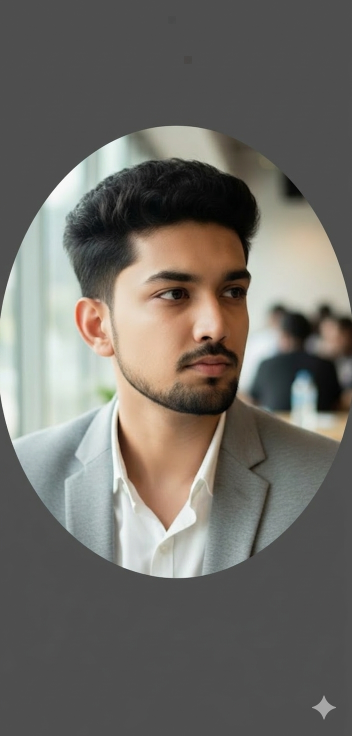
#> input picture assets/portrait_source.png, 704 x 1471 px (shown at 1/2 size)
$ python build_svgs.py
#> lines starting #> are read from the running program, lines starting #| are printed output that depends on the picture; after the words box and inside, x2 and y2 are one past the last pixel; in counts of white or black regions, pixels touching at a corner belong together
#!/usr/bin/env python3
"""Regenerates dark_mode.svg / light_mode.svg (profile card with ASCII portrait).
Usage: python3 build_svgs.py        (needs: pip install numpy opencv-python-headless)
Source photo: assets/portrait_source.png (oval crop is auto-detected: rows 250-1157)."""
import numpy as np, cv2
from xml.sax.saxutils import escape

COLS, FONT, CHAR_W, LINE_H = 116, 8, 4.4, 9
RAMP = " .,:;-=+*#%@"

def portrait(invert):
#> called with invert = False
    im = cv2.imread('assets/portrait_source.png')[250:1157]
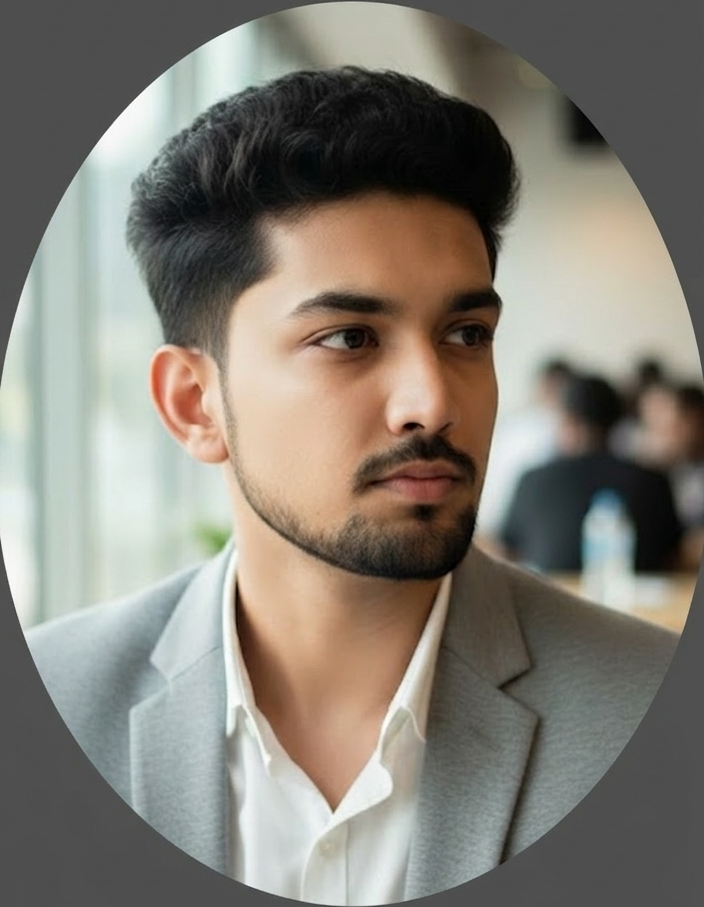
#> im: shape (907, 704, 3); mean B, G, R 116.7, 125.9, 130.5
    g = cv2.cvtColor(im, cv2.COLOR_BGR2GRAY); h, w = g.shape
#> after `h, w = g.shape`: h = 907; w = 704
    m = np.zeros((h, w), np.uint8)
    cv2.ellipse(m, (w//2, h//2), (w//2-4, h//2-4), 0, 0, 360, 255, -1)
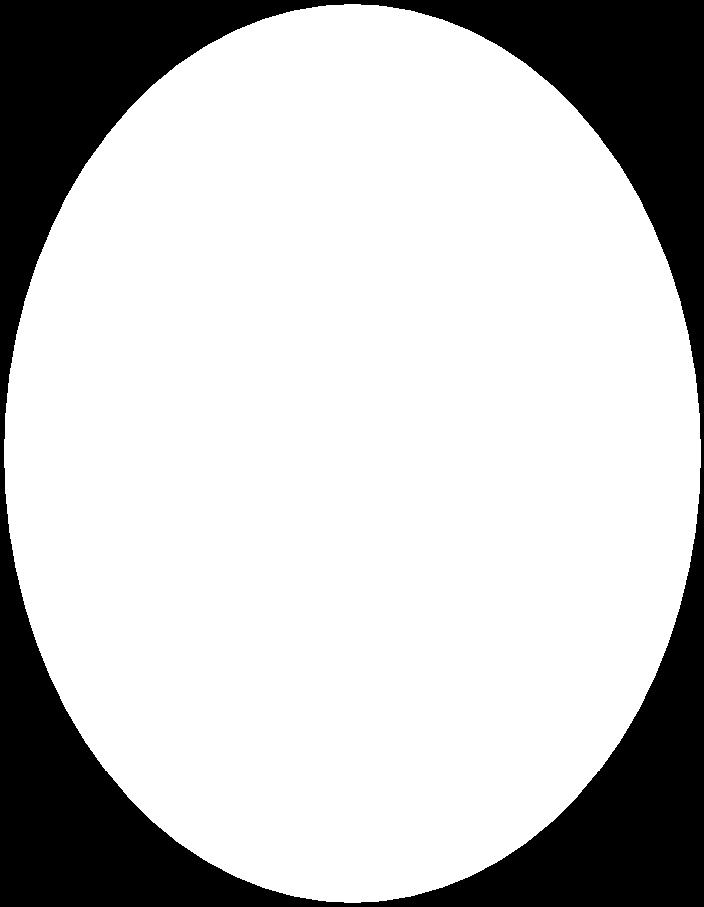
#> m: shape (907, 704); 77% white; 1 black region, box (x1, y1, x2, y2) and area: (0, 0, 704, 907) 146979
    g = cv2.bilateralFilter(g, 9, 40, 9)
    g = cv2.createCLAHE(clipLimit=1.8, tileGridSize=(3, 3)).apply(g)   # local contrast so features read at small size
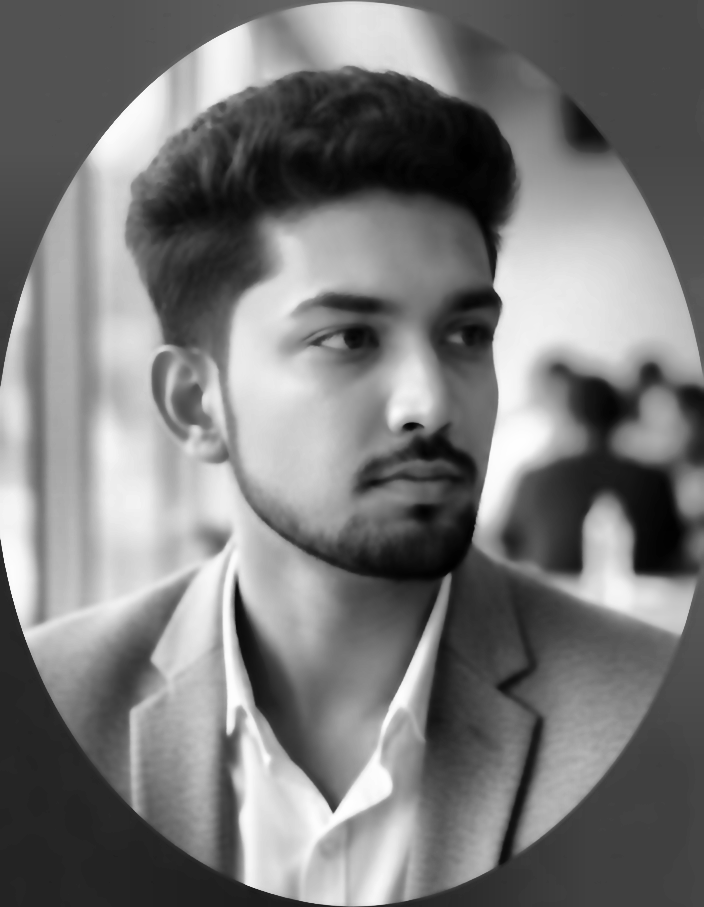
#> g: shape (907, 704); min 0, max 254, mean 120.9
    fr = g[190:600, 190:500].astype(float)
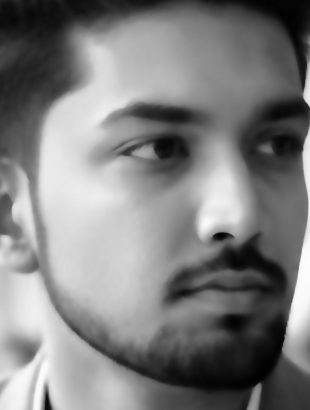
#> fr: shape (410, 310) float64; min 0, max 252, mean 126.8
    lo, hi = np.percentile(fr, 2), np.percentile(fr, 97)
#> lo = 9; hi = 233
    x = np.clip((g.astype(float)-lo)/(hi-lo), 0, 1) ** 0.6
    x = 0.14 + 0.86*x   # lift shadows so hair keeps texture
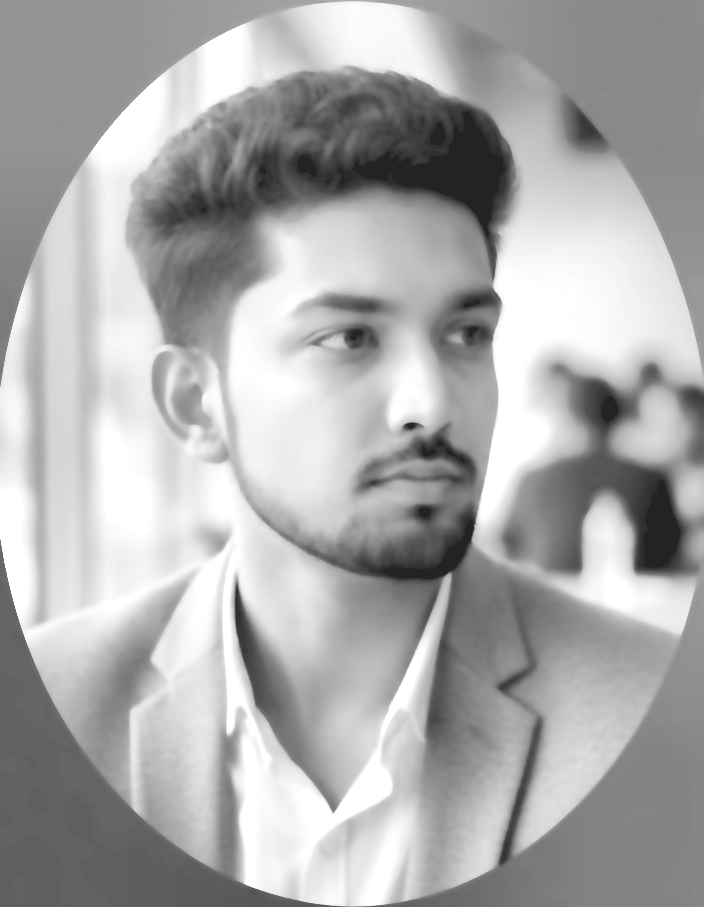
#> x: shape (907, 704) float64; min 0.14, max 1, mean 0.674
    yy, xx = np.mgrid[0:h, 0:w]
    fade = np.clip(1.25-1.2*(((xx-w*.5)/(w*.46))**2+((yy-h*.5)/(h*.52))**2), .3, 1)
    if not invert: x = x*fade
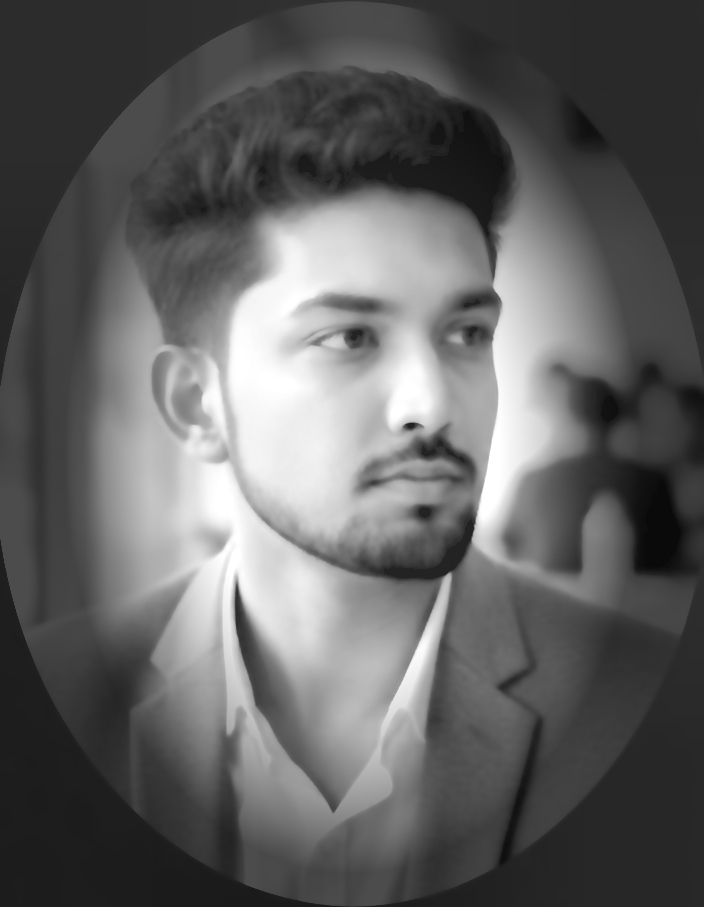
#> x: shape (907, 704) float64; min 0.042, max 1, mean 0.384
    else: x = 1-(1-x)*fade   # keep fade pointing to 'empty' on light bg
    H = int(COLS*h/w*0.5)
#> H = 74
    s = cv2.resize(x, (COLS, H), interpolation=cv2.INTER_AREA)
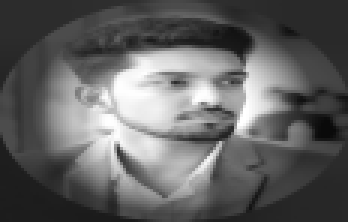
#> s: shape (74, 116) float64 (shown 3 times larger); min 0.042, max 1, mean 0.384
    s = np.clip(s+0.8*(s-cv2.GaussianBlur(s, (0, 0), 1.0)), 0, 1)
    mm = cv2.resize(m, (COLS, H), interpolation=cv2.INTER_AREA) > 127
    s = np.clip((s-s[mm].min())/(s[mm].max()-s[mm].min()), 0, 1)
    if invert: s = 1-s
    return [''.join(RAMP[min(len(RAMP)-1, int(s[y, c]*len(RAMP)))] if mm[y, c] else ' '
                    for c in range(COLS)) for y in range(H)]

W_LINE = 62
CW2 = 8.6
def kv(k, v):
    dots = '.'*max(2, W_LINE-len(k)-len(v)-4)
    return f'<tspan class="cc">. </tspan><tspan class="key">{escape(k)}</tspan>:<tspan class="cc"> {dots} </tspan><tspan class="value">{escape(v)}</tspan>'
def link(u):
    dots = '.'*max(2, W_LINE-len(u)-4)
    return f'<tspan class="cc">. </tspan><tspan class="cc">↳ </tspan><tspan class="cc">{dots[2:]} </tspan><tspan class="value">{escape(u)}</tspan>'
def head(t): return f'{escape(t)} ' + '—'*(W_LINE-len(t)-2)

INFO = [
 ('head', 'shikhar@dixit'),
 ('kv', 'Role', 'Full-Stack · Security · AI/RAG'),
 ('kv', 'Now', 'Intern @ NTRO, Govt. of India'),
 ('kv', 'Also', 'Full Stack Dev @ SGCA Technologies'),
 ('kv', 'Previously', 'SDE Intern @ Physics Wallah'),
 ('kv', 'Education', 'B.Tech CSE (AIML), IILM Univ. — 2028'),
 ('kv', 'Leadership', 'VP, E-Cell · SIH 2025 Grand Finalist'),
 ('blank',),
 ('head', 'Stack'),
 ('kv', 'Languages', 'Python, C, TypeScript, JavaScript'),
 ('kv', 'Backend', 'FastAPI, REST APIs, MySQL, MongoDB'),
 ('kv', 'Frontend', 'React, Vite, Tailwind CSS'),
 ('kv', 'AI', 'RAG pipelines, embeddings, vector search'),
 ('kv', 'Security', 'Nmap, Nuclei, Nikto, OpenVAS, CVE/CVSS'),
 ('kv', 'Tools', 'Git, Linux, macOS'),
 ('blank',),
 ('head', 'Projects'),
 ('kv', 'CyberRakshak', 'AI cyber-risk quantification'),
 ('link', 'github.com/Ashirogi-Muto/CyberRakshak'),
 ('kv', 'Nirikshan', 'DVR/NVR forensic analysis tool'),
 ('link', 'github.com/buildwithshikhar/Nirikshan'),
 ('kv', 'Drishti', 'IPsec VPN traffic analyzer'),
 ('link', 'github.com/buildwithshikhar/Drishti'),
 ('kv', 'SewaSetu', 'AI civic-issue triage platform'),
 ('link', 'github.com/buildwithshikhar/SewaSetu'),
 ('blank',),
 ('head', 'Contact'),
 ('kv', 'Portfolio', 'shikhardixit.framer.website'),
 ('kv', 'Email', 'dixitshikhar719@gmail.com'),
 ('kv', 'Phone', '+91 88649 51603'),
 ('kv', 'LinkedIn', 'shikhar-dixit-27214931a'),
 ('kv', 'LeetCode', 'codewithshikhar'),
 ('blank',),
 ('head', 'Current'),
 ('kv', 'Focus', 'Stealth startup'),
]

THEMES = {
 'dark_mode.svg':  dict(bg='#161b22', fg='#c9d1d9', key='#ffa657', val='#a5d6ff', cc='#616e7f', art='#c9d1d9', inv=False),
 'light_mode.svg': dict(bg='#f6f8fa', fg='#24292f', key='#953800', val='#0a3069', cc='#c2cfde', art='#24292f', inv=True),
}

def build(fn, t):
    art = portrait(t['inv'])
#> art = 74 items
    text_h = (len(INFO)-1)*20 + 12          # first baseline 30 .. last baseline
    lh = text_h/len(art)                     # stretch line pitch so portrait matches text height
#> lh = 9.35
    art_h = text_h
    info_x = int(15+COLS*CHAR_W+30)
    width = info_x + int((W_LINE+1)*CW2) + 25
    height = text_h + 60
    top = 22 + lh
#> top = 31.35
    out = [f"<?xml version='1.0' encoding='UTF-8'?>",
      f'<svg xmlns="http://www.w3.org/2000/svg" font-family="ConsolasFallback,Consolas,monospace" width="{width}px" height="{height}px" font-size="16px">',
      "<style>\n@font-face {\nsrc: local('Consolas'), local('Consolas Bold');\nfont-family: 'ConsolasFallback';\nfont-display: swap;\n-webkit-size-adjust: 109%;\nsize-adjust: 109%;\n}",
      f".key {{fill: {t['key']};}}\n.value {{fill: {t['val']};}}\n.cc {{fill: {t['cc']};}}\ntext, tspan {{white-space: pre;}}\n</style>",
      f'<rect width="{width}px" height="{height}px" fill="{t["bg"]}" rx="15"/>',
      f'<text fill="{t["art"]}" class="ascii" font-size="{FONT}px">']
    for i, l in enumerate(art):
        out.append(f'<tspan x="15" y="{top+i*lh:.1f}" textLength="{COLS*CHAR_W:.0f}" lengthAdjust="spacing">{escape(l.ljust(COLS))}</tspan>')
#> this loop made 74 passes
#> after the loop, out = 80 items
    out.append('</text>')
    out.append(f'<text x="{info_x}" y="30" fill="{t["fg"]}">')
    y = 30
    for row in INFO:
        if row[0] == 'head': out.append(f'<tspan x="{info_x}" y="{y}" textLength="{(W_LINE-1)*CW2:.0f}" lengthAdjust="spacing">{head(row[1])}</tspan>')
        elif row[0] == 'kv': out.append(f'<tspan x="{info_x}" y="{y}" textLength="{(W_LINE+1)*CW2:.0f}" lengthAdjust="spacing">{kv(row[1], row[2])}</tspan>')
        elif row[0] == 'link': out.append(f'<tspan x="{info_x}" y="{y}" textLength="{(W_LINE+1)*CW2:.0f}" lengthAdjust="spacing">{link(row[1])}</tspan>')
        y += 20
#> after the loop, out = 113 items; y = 730
    out.append('</text>\n</svg>\n')
    open(fn, 'w', encoding='utf-8').write('\n'.join(out))
    print(fn, width, height)

for fn, t in THEMES.items(): build(fn, t)
